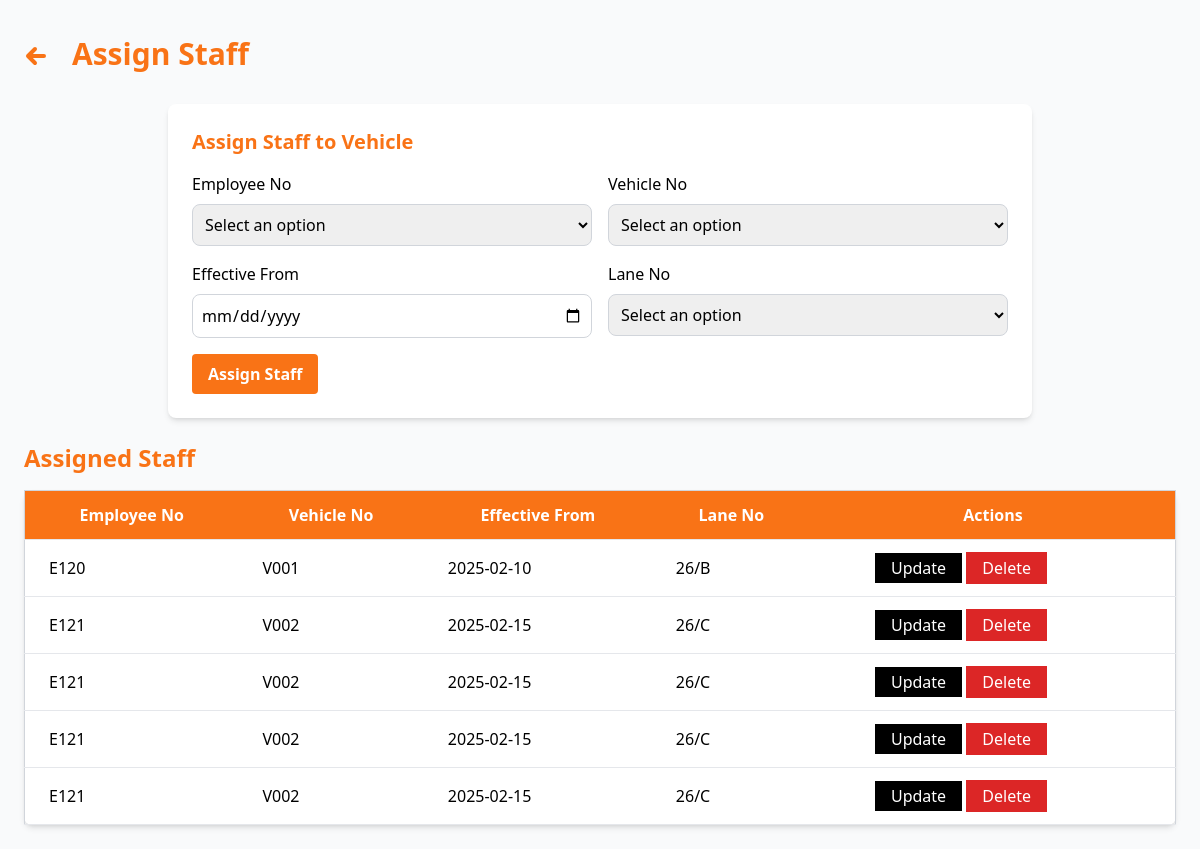
The page /manager/assign_staff.php on the database as committed earlier.
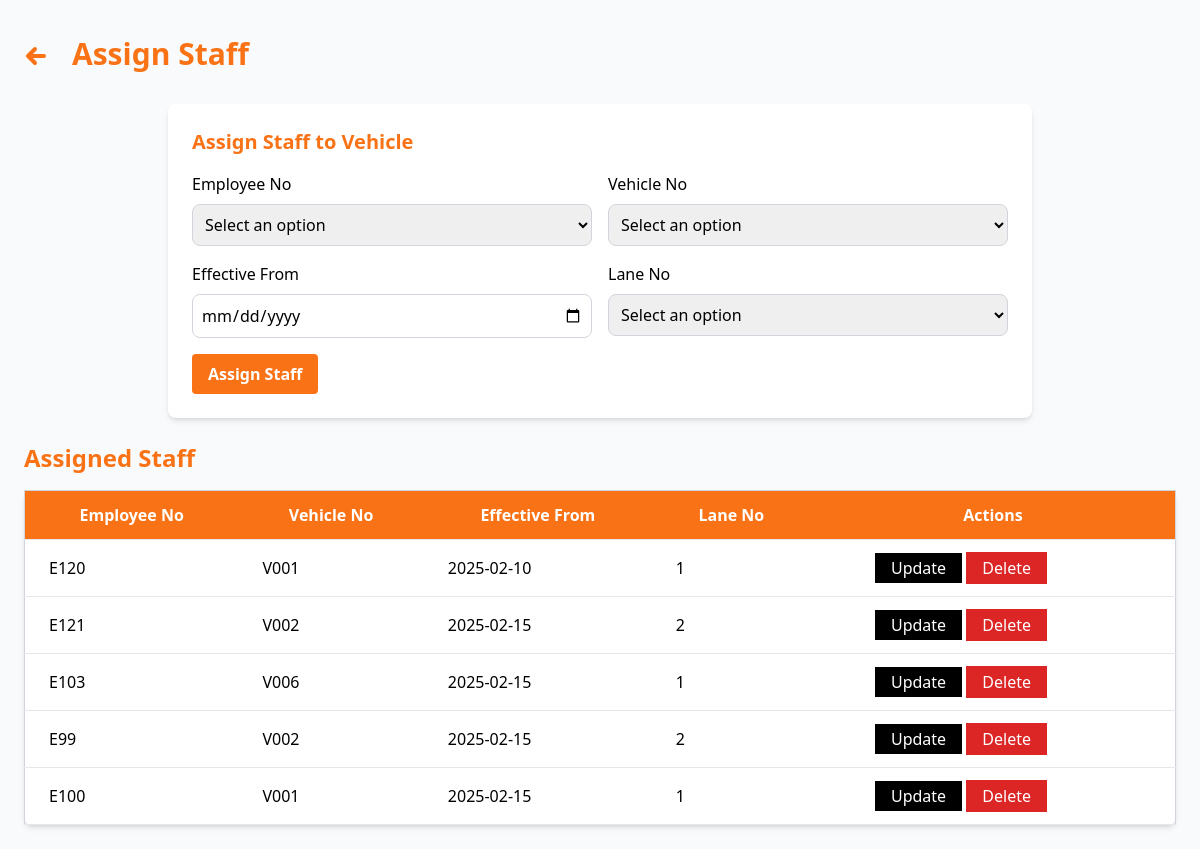
The same page on the database as committed later.
### tables this page shows
CREATE TABLE IF NOT EXISTS `assign_staff` (
  `id` int NOT NULL AUTO_INCREMENT,
  `employee_no` varchar(50) NOT NULL,
  `vehicle_no` varchar(50) NOT NULL,
  `date` date NOT NULL,
  `lane_no` varchar(50) NOT NULL,
  PRIMARY KEY (`id`),
  KEY `employee_no` (`employee_no`),
  KEY `vehicle_no` (`vehicle_no`)
);

### manager/assign_staff.php (the view, shortened to what this page needs)
<?php
include '../config/database.php';
$sql = "SELECT * FROM assign_staff";
$result = $conn->query($sql);
$assignment = null;
?>
<!DOCTYPE html>
<html lang="en">
<head>
    <script src="https://cdn.tailwindcss.com"></script>
</head>
<body class="bg-gray-50">
<div class="flex">
    <div class="flex-grow p-6">
        <div class="flex items-center space-x-4 py-3 mb-5">
            <a href="dashboard.php" class="flex items-center text-orange-500 hover:text-orange-700 text-2xl font-bold">
                <svg xmlns="http://www.w3.org/2000/svg" viewBox="0 0 24 24" fill="none" stroke="currentColor" class="h-6 w-6 mr-2 mt-1">
                    <path stroke-linecap="round" stroke-linejoin="round" stroke-width="4" d="M11 19l-7-7 7-7M4 12h16" />
                </svg>
            </a>
            <h1 class="text-3xl font-bold text-orange-500">Assign Staff</h1>
        </div>
        <div class="flex items-center justify-center">
            <form action="assign_staff.php" method="POST" class="bg-white p-6 rounded-lg shadow-md mb-6 w-3/4">
                <h3 class="text-xl font-semibold mb-4 text-orange-500"><?php echo $assignment ? "Update Assignment" : "Assign Staff to Vehicle"; ?></h3>
                <div class="grid grid-cols-2 gap-4">
                    <div>
                        <label for="employee_no" class="block mb-2">Employee No</label>
                        <select name="employee_no" id="employee_no" required class="w-full p-2 border border-gray-300 rounded-lg">
                            <option value="" disabled selected>Select an option</option>
                        </select>
                    </div>
                    <div>
                        <label for="vehicle_no" class="block mb-2">Vehicle No</label>
                        <select name="vehicle_no" id="vehicle_no" required class="w-full p-2 border border-gray-300 rounded-lg">
                            <option value="" disabled selected>Select an option</option>
                        </select>
                    </div>
                    <div>
                        <label for="date" class="block mb-2">Effective From</label>
                        <input type="date" name="date" id="date" value="<?php echo $assignment ? $assignment['date'] : ''; ?>" required class="w-full p-2 border border-gray-300 rounded-lg">
                    </div>
                    <div>
                        <label for="lane_no" class="block mb-2">Lane No</label>
                        <select name="lane_no" id="lane_no" required class="w-full p-2 border border-gray-300 rounded-lg">
                        <option value="" disabled selected>Select an option</option>
                        </select>
                    </div>
                </div>
                <button type="submit" name="<?php echo $assignment ? 'update' : 'create'; ?>" class="text-white px-4 py-2 rounded bg-orange-500 font-semibold mt-4 hover:bg-orange-600">
                    <?php echo $assignment ? 'Update Assignment' : 'Assign Staff'; ?>
                </button>
            </form>
        </div>
        <h3 class="text-2xl font-bold text-orange-500 mb-4">Assigned Staff</h3>
        <table class="min-w-full bg-white border border-gray-300 rounded-lg shadow-md">
            <thead>
                <tr class="bg-orange-500">
                    <th class="px-6 py-3 border-b text-white">Employee No</th>
                    <th class="px-6 py-3 border-b text-white">Vehicle No</th>
                    <th class="px-6 py-3 border-b text-white">Effective From</th>
                    <th class="px-6 py-3 border-b text-white">Lane No</th>
                    <th class="px-6 py-3 border-b text-white">Actions</th>
                </tr>
            </thead>
            <tbody>
                <?php while ($row = $result->fetch_assoc()): ?>
                <tr>
                    <td class="px-6 py-3 border-b"><?php echo $row['employee_no']; ?></td>
                    <td class="px-6 py-3 border-b"><?php echo $row['vehicle_no']; ?></td>
                    <td class="px-6 py-3 border-b"><?php echo $row['date']; ?></td>
                    <td class="px-6 py-3 border-b"><?php echo $row['lane_no']; ?></td>
                    <td class="px-6 py-3 border-b">
						<a href="assign_staff.php?id=<?php echo $row['id']; ?>" class="bg-black text-white px-4 py-1 ml-10 hover:bg-gray-600">Update</a>
						<form action="assign_staff.php" method="POST" class="inline-block" onsubmit="return confirmDelete()">
						    <button type="submit" name="delete" class="bg-red-600 text-white px-4 py-1 hover:bg-red-500">Delete</button>
						</form>
                    </td>
                </tr>
                <?php endwhile; ?>
            </tbody>
        </table>
    </div>
</div>
</body>
</html>

Rows that differ between the two databases and show on the page:
changed assign_staff (number 1 of 5 on the later page): lane_no "26/B" → "1"
changed assign_staff (number 2 of 5 on the later page): lane_no "26/C" → "2"
changed assign_staff (number 3 of 5 on the later page): employee_no "E121" → "E103"; vehicle_no "V002" → "V006"; lane_no "26/C" → "1"
changed assign_staff (number 4 of 5 on the later page): employee_no "E121" → "E99"; lane_no "26/C" → "2"
changed assign_staff (number 5 of 5 on the later page): employee_no "E121" → "E100"; vehicle_no "V002" → "V001"; lane_no "26/C" → "1"
